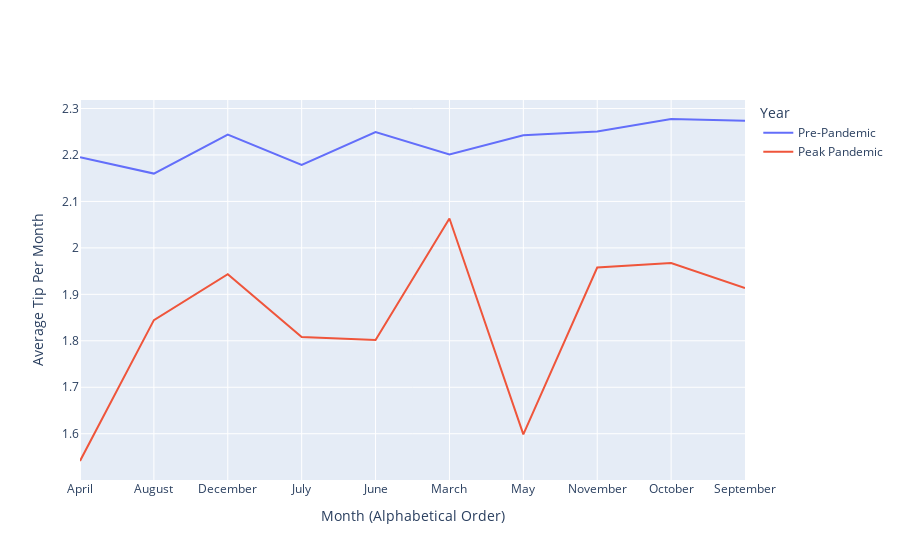

Write notebook code for a chart like this one.
### Code cell
fig = go.Figure()
fig.add_trace(go.Scatter(x=avg_tips19.index, y=avg_tips19['tip_amount'],
                    mode='lines',
                    name='Pre-Pandemic'))
fig.add_trace(go.Scatter(x=avg_tips20.index, y=avg_tips20['tip_amount'],
                    mode='lines',
                    name='Peak Pandemic'))
fig.update_layout(
    xaxis = dict(
        tickmode = 'array',
        tickvals = [0, 1, 2, 3, 4, 5, 6, 7, 8, 9, 10, 11],
        ticktext = ["April", "August", "December", "July", "June", "March", "May", 
                          "November", "October", "September"]
    )
)

fig.update_layout(legend_title_text = "Year")
fig.update_xaxes(title_text="Month (Alphabetical Order)")
fig.update_yaxes(title_text="Average Tip Per Month")
fig.show()

### Figure 1 — Plotly figure (JSON) as saved in the notebook; plotly's stock layout.template omitted (floating-point values rounded to 4 significant figures)
{"data": [{"mode": "lines", "name": "Pre-Pandemic", "type": "scatter", "x": [0, 1, 2, 3, 4, 5, 6, 7, 8, 9], "y": [2.195, 2.16, 2.244, 2.178, 2.249, 2.201, 2.242, 2.25, 2.277, 2.273]}, {"mode": "lines", "name": "Peak Pandemic", "type": "scatter", "x": [0, 1, 2, 3, 4, 5, 6, 7, 8, 9], "y": [1.541, 1.844, 1.943, 1.808, 1.802, 2.063, 1.599, 1.958, 1.967, 1.914]}], "layout": {"legend": {"title": {"text": "Year"}}, "xaxis": {"tickmode": "array", "ticktext": ["April", "August", "December", "July", "June", "March", "May", "November", "October", "September"], "tickvals": [0, 1, 2, 3, 4, 5, 6, 7, 8, 9, 10, 11], "title": {"text": "Month (Alphabetical Order)"}}, "yaxis": {"title": {"text": "Average Tip Per Month"}}}}
